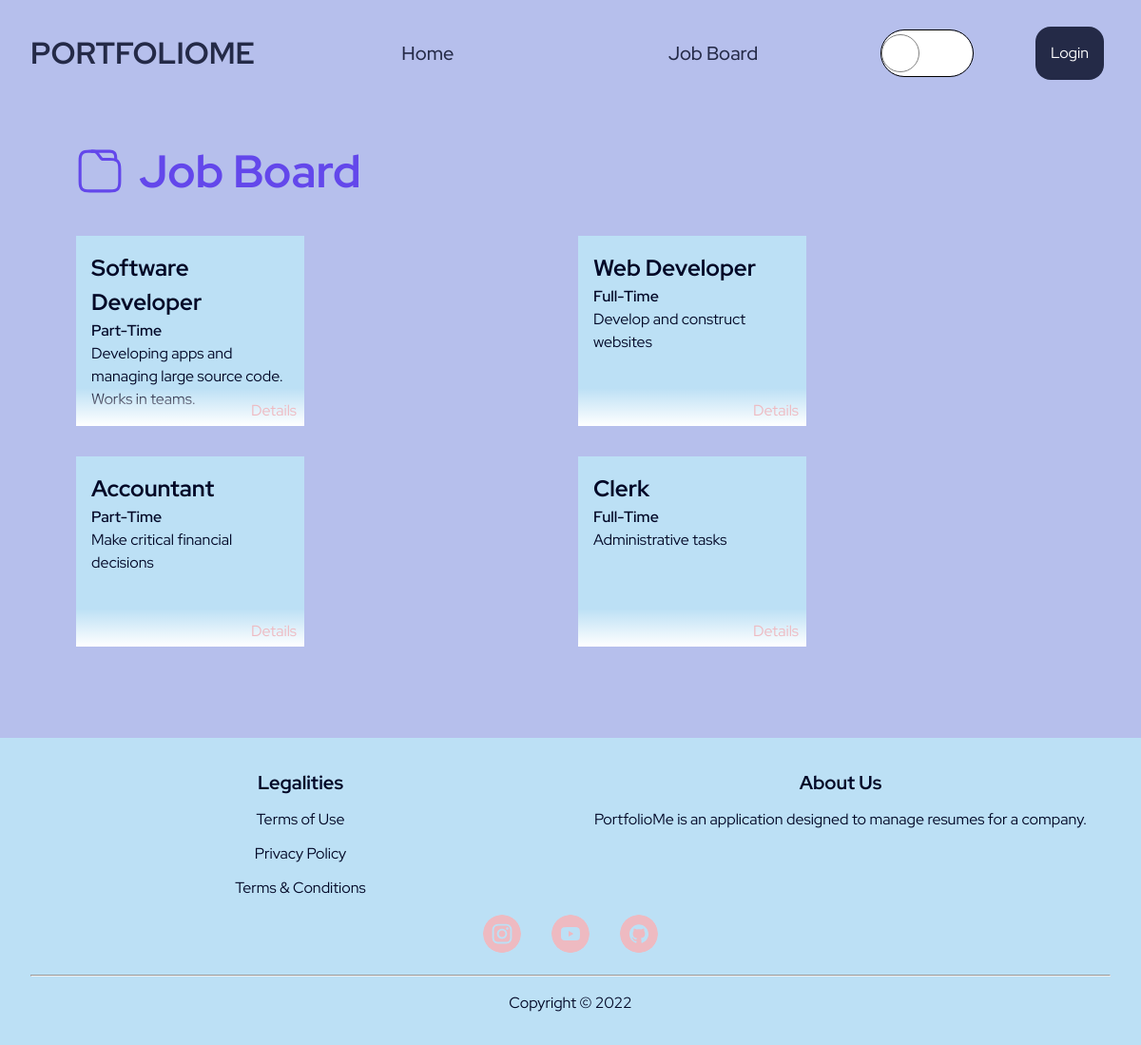
Page /job_board on the committed database.
### PortfolioMe/models.py (models this page shows, shortened)
class JobBoard(db.Model):
    __tablename__ = 'jobboard'
    id = db.Column(db.Integer, primary_key=True)
    name = db.Column(db.String(50), nullable=False)
    description = db.Column(db.String(255), nullable=False)
    department = db.Column(db.String(50), nullable=False)
    salary = db.Column(db.Float, nullable=False)
    job_type = db.Column(db.String(10), nullable=False)
    job_image = db.Column(db.String(50), nullable=False)
    resumes_submitted_list = db.relationship(
        'Resume', backref='associated_job_board', lazy=True)

### PortfolioMe/client/routes.py (the view)
@client.route("/job_board")
def job_board():
    jobs = JobBoard.query.all()
    return render_template("client/job_board.html", jobs=jobs)

### PortfolioMe/templates/client/job_board.html (shortened to what this page needs)
{% extends "layout/base.html" %}  {% block css %}<link
    rel="stylesheet"
    href="{{ url_for('static', filename='css/client/job_board.css') }}"
/>
{% endblock %} {% block content %}
<main class="job-board-container">
    <div class="job-board-header">
        <h1>Job Board</h1>
    </div>
    <div class="jobs-available">
        {% for job in jobs %}
        <div>
            <h2>{{ job.name }}</h2>
            <span>{{ job.job_type }}</span>
            <p>{{ job.description }}</p>
            <a href="{{ url_for('client.job_detail', job_id=job.id) }}"
                >Details</a
            >
        </div>
        {% endfor %}
    </div>
</main>
{% endblock %}

### PortfolioMe/templates/layout/base.html (shortened to what this page needs)
<!DOCTYPE html>
<html lang="en">
    <head>
        <link
            rel="stylesheet"
            href="{{ url_for('static', filename='css/layout/base.css') }}"
        />
        <link
            rel="stylesheet"
            href="{{ url_for('static', filename='css/layout/reset.css') }}"
        />
        {% block css %} {% endblock %}
    </head>
    <body>
        <header>
            <div class="logo">
                <a href="{{ url_for('main.home') }}">PortfolioMe</a>
            </div>
            <nav class="navigation-bar">
                <ul>
                    {% if current_user.is_authenticated %}
                    <li>
                        <a href="{{ url_for('main.home') }}">Home</a>
                    </li>
                    <li>
                        <a href="{{ url_for('client.job_board') }}"
                            >Job Board</a
                        >
                    </li>
                    <li>
                        <a href="{{ url_for('client.resume_list') }}">Resume</a>
                    </li>
                    {% else %}
                    <li>
                        <a href="{{ url_for('main.home') }}">Home</a>
                    </li>
                    <li>
                        <a href="{{ url_for('client.job_board') }}"
                            >Job Board</a
                        >
                    </li>
                    {% endif %}
                </ul>
            </nav>
            <div class="toggle-dark-light-mode">
            </div>
            {% if current_user.is_authenticated %}
            <div class="profile-container">
                <button id="profile">
                    <svg
                        width="55"
                        height="55"
                        viewBox="0 0 55 55"
                        fill="none"
                        xmlns="http://www.w3.org/2000/svg"
                    >
                        <path
                            d="M50.4166 27.5C50.4166 14.8729 40.1271 4.58334 27.5 4.58334C14.8729 4.58334 4.58331 14.8729 4.58331 27.5C4.58331 34.1458 7.4479 40.1271 11.9854 44.3208C11.9854 44.3438 11.9854 44.3438 11.9625 44.3667C12.1916 44.5958 12.4666 44.7792 12.6958 44.9854C12.8333 45.1 12.9479 45.2146 13.0854 45.3063C13.4979 45.65 13.9562 45.9708 14.3916 46.2917C14.5521 46.4063 14.6896 46.4979 14.85 46.6125C15.2854 46.9104 15.7437 47.1854 16.225 47.4375C16.3854 47.5292 16.5687 47.6438 16.7291 47.7354C17.1875 47.9875 17.6687 48.2167 18.1729 48.4229C18.3562 48.5146 18.5396 48.6063 18.7229 48.675C19.2271 48.8813 19.7312 49.0646 20.2354 49.225C20.4187 49.2938 20.6021 49.3625 20.7854 49.4083C21.3354 49.5688 21.8854 49.7063 22.4354 49.8438C22.5958 49.8896 22.7562 49.9354 22.9396 49.9583C23.5812 50.0958 24.2229 50.1875 24.8875 50.2563C24.9791 50.2563 25.0708 50.2792 25.1625 50.3021C25.9416 50.3708 26.7208 50.4167 27.5 50.4167C28.2791 50.4167 29.0583 50.3708 29.8146 50.3021C29.9062 50.3021 29.9979 50.2792 30.0896 50.2563C30.7541 50.1875 31.3958 50.0958 32.0375 49.9583C32.1979 49.9354 32.3583 49.8667 32.5416 49.8438C33.0916 49.7063 33.6646 49.5917 34.1916 49.4083C34.375 49.3396 34.5583 49.2708 34.7416 49.225C35.2458 49.0417 35.7729 48.8813 36.2541 48.675C36.4375 48.6063 36.6208 48.5146 36.8041 48.4229C37.2854 48.2167 37.7666 47.9875 38.2479 47.7354C38.4312 47.6438 38.5916 47.5292 38.7521 47.4375C39.2104 47.1625 39.6687 46.9104 40.1271 46.6125C40.2875 46.5208 40.425 46.4063 40.5854 46.2917C41.0437 45.9708 41.4791 45.65 41.8916 45.3063C42.0291 45.1917 42.1437 45.0771 42.2812 44.9854C42.5333 44.7792 42.7854 44.5729 43.0146 44.3667C43.0146 44.3438 43.0146 44.3438 42.9916 44.3208C47.5521 40.1271 50.4166 34.1458 50.4166 27.5ZM38.8208 38.8896C32.6104 34.7188 22.4354 34.7188 16.1791 38.8896C15.1708 39.5542 14.3458 40.3333 13.6583 41.1813C10.175 37.6521 8.02081 32.8167 8.02081 27.5C8.02081 16.7521 16.7521 8.02084 27.5 8.02084C38.2479 8.02084 46.9791 16.7521 46.9791 27.5C46.9791 32.8167 44.825 37.6521 41.3416 41.1813C40.6771 40.3333 39.8291 39.5542 38.8208 38.8896Z"
                            fill="currentColor"
                        />
                        <path
                            d="M27.5 15.8813C22.7563 15.8813 18.9062 19.7313 18.9062 24.475C18.9062 29.1271 22.55 32.9083 27.3854 33.0458C27.4542 33.0458 27.5458 33.0458 27.5917 33.0458C27.6375 33.0458 27.7062 33.0458 27.7521 33.0458C27.775 33.0458 27.7979 33.0458 27.7979 33.0458C32.4271 32.8854 36.0708 29.1271 36.0938 24.475C36.0938 19.7313 32.2438 15.8813 27.5 15.8813Z"
                            fill="currentColor"
                        />
                    </svg>
                    <div class="profile-box">
                        <a
                            href="{{ url_for('client.edit_profile') }}"
                            class="edit-profile-btn"
                            >Edit Profile</a
                        >
                        <a
                            href="{{ url_for('auth.logout') }}"
                            class="logout-btn"
                            >Logout</a
                        >
                    </div>
                </button>
            </div>
            {% else %}
            <div class="authentication-box">
                <a href="{{ url_for('auth.login') }}" class="login-btn"
                    >Login</a
                >
            </div>
            {% endif %}
        </header>
        {% block content %} {% endblock %}
        <footer>
            <div class="legalities">
                <h4>Legalities</h4>
                <a href="#">Terms of Use</a>
                <a href="#">Privacy Policy</a>
                <a href="#">Terms &amp; Conditions</a>
            </div>
            <div class="about-us">
                <h4>About Us</h4>
                <p>
                    PortfolioMe is an application designed to manage resumes for
                    a company.
                </p>
            </div>
            <div class="icons">
                <a href="#"
                    >
                </a>
                <a href="#"
                    >
                </a>
                <a href="#"
                    >
                </a>
            </div>
            <hr />
            <div class="copyright">Copyright &copy; 2022</div>
        </footer>
    </body>
</html>

### PortfolioMe/static/css/layout/base.css (style rules this page uses)
body { display: grid; grid-template-rows: auto 1fr auto; }
header { background-color: hsl(var(--light-blue)); display: grid; grid-template-columns: 1fr 4fr 1fr 1fr; }
.logo { padding: 2em; }
.logo > a { font-size: 2rem; text-transform: uppercase; color: hsl(var(--dark-blue)); font-weight: 700; }
.navigation-bar > ul { display: flex; justify-content: space-around; align-items: center; height: 100%; list-style: none; }
.navigation-bar li { position: relative; width: 100%; height: 100%; }
.navigation-bar li::after { content: ''; display: block; height: 3px; width: 0; background-color: hsl(var(--dark-blue)); position: absolute; bottom: 0; transition: width 200ms ease-in-out; }
.navigation-bar a { font-size: 1.25rem; color: hsl(var(--dark-blue)); font-weight: 500; width: 100%; height: 100%; display: flex; justify-content: center; align-items: center; }
.toggle-dark-light-mode { display: flex; justify-content: center; align-items: center; }
.toggle-dark-light-mode { user-select: none; }
.authentication-box { display: flex; justify-content: center; align-items: center; }
.authentication-box .login-btn { border-radius: 1rem; padding: 1rem; background-color: hsl(var(--dark-blue)); color: hsl(var(--pure-white)); }
footer { display: grid; grid-template-columns: repeat(2, 1fr); grid-template-areas: 'Legalities AboutUs' 'Icons Icons' 'Lining Lining' 'Copyright Copyright'; row-gap: 1rem; background-color: hsl(var(--sky-blue)); color: hsl(var(--pure-white)); padding: 2rem; }
footer .legalities, footer .about-us { display: flex; flex-direction: column; align-items: center; row-gap: 0.75rem; }
.legalities { grid-area: Legalities; }
.about-us { grid-area: AboutUs; }
.legalities h4, .about-us h4 { font-size: 1.25rem; }
.legalities h4, .about-us h4, .legalities a, .about-us p, .copyright { color: hsl(var(--blue-shade)); }
footer .icons, footer .copyright { display: flex; justify-content: center; column-gap: 2rem; }
.icons { grid-area: Icons; }
.icons svg { border-radius: 100%; }
.copyright { grid-area: Copyright; }
footer hr { grid-area: Lining; }

### PortfolioMe/static/css/client/job_board.css (style rules this page uses)
.job-board-container { background-color: hsl(var(--light-blue)); padding-inline: 5rem; padding-block: 2rem; }
.job-board-header { display: flex; align-items: center; column-gap: 1rem; margin-bottom: 2rem; }
.job-board-header h1 { display: inline-block; font-size: 3rem; color: hsl(var(--accent-blue)); }
.jobs-available { display: grid; grid-template-columns: repeat(3, 1fr); gap: 2rem 1rem; place-items: center start; margin-bottom: 4rem; }
.jobs-available div { position: relative; background-color: hsl(var(--sky-blue)); color: hsl(var(--blue-shade)); padding: 1rem; width: 20vw; height: 25vh; overflow: hidden; transition: box-shadow 250ms ease; }
.jobs-available div::before { content: ''; width: 100%; height: 100%; position: absolute; inset: 0; background: -webkit-linear-gradient( top, transparent 80%, hsl(var(--pure-white)) ); pointer-events: none; }
.jobs-available h2 { font-size: 1.5rem; }
.jobs-available span { font-weight: 600; }
.jobs-available a { position: absolute; z-index: 5; right: 0.5rem; bottom: 0.25rem; color: hsl(var(--pink)); }
@media screen and (max-width: 1200px) { .jobs-available { grid-template-columns: repeat(2, 1fr); } }
@media screen and (max-width: 1200px) { .jobs-available div { width: 20vw; } }

### rows in the picture
JobBoard: name "Software Developer", job_type "Part-Time", description "Developing apps and managing large source code. Works in teams."
JobBoard: name "Web Developer", job_type "Full-Time", description "Develop and construct websites"
JobBoard: name "Accountant", job_type "Part-Time", description "Make critical financial decisions"
JobBoard: name "Clerk", job_type "Full-Time", description "Administrative tasks"
